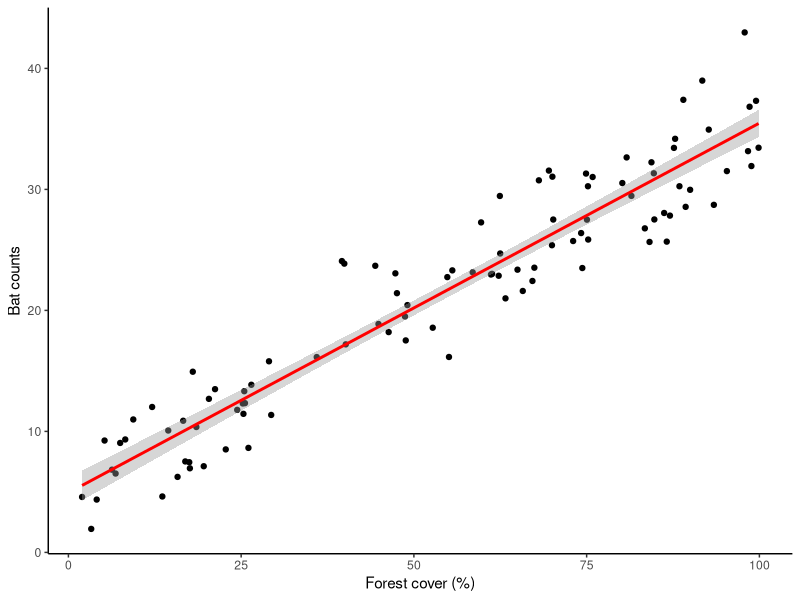
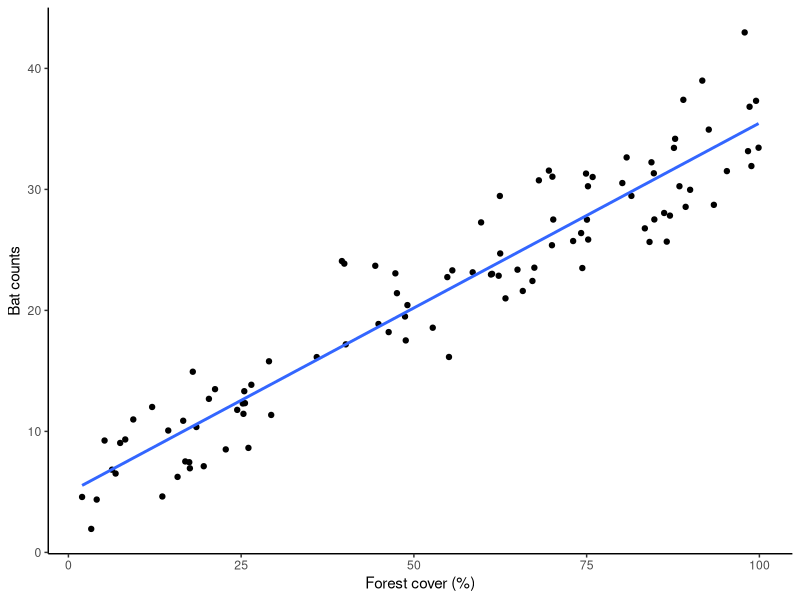
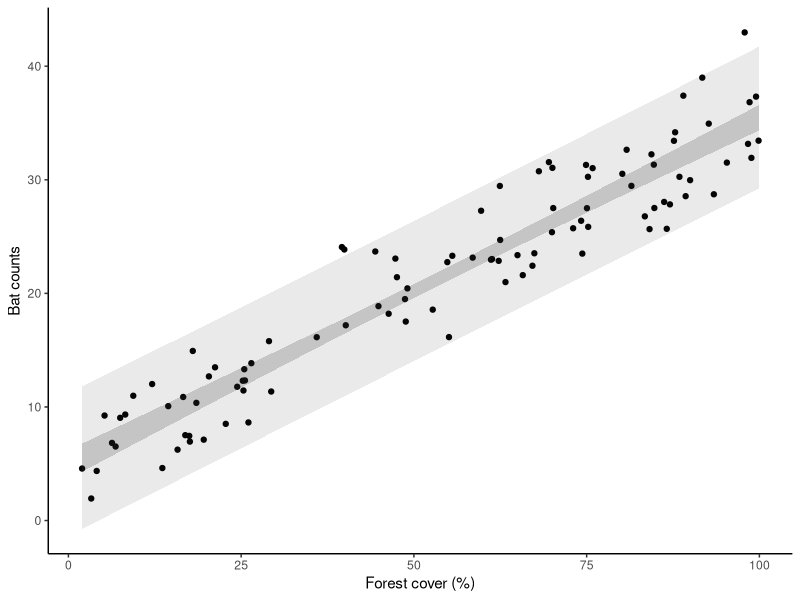

The R source for these figures, in order:
## ---- chunk 1
#Trick to get smaller R code size with out resorting to LaTeX text sizes
def.chunk.hook  <- knitr::knit_hooks$get("chunk")
knitr::knit_hooks$set(chunk = function(x, options) {
  x <- def.chunk.hook(x, options)
  ifelse(options$size != "normalsize", paste0("\n \\", options$size,"\n\n", x, "\n\n \\normalsize"), x)
})

knitr::opts_chunk$set(echo = FALSE, eval = TRUE, message=TRUE, warning=TRUE, size = 'footnotesize')
library(MASS) #glm.nb
library(tidyverse)
theme_set(theme_classic())
library(ggeffects)
library(ggpubr)
library(knitr)

#Generate data 
n <- 100
x <- runif(n,0,100)
yhat <- 5 + 0.3*x #Expected value
# y1 <- rpois(n,exp(yhat))  #Poisson process
y1 <- abs(rnorm(n,yhat,3)) #Normal process
d1 <- data.frame(x,yhat,y1) #Dataframe
# ggplot(d1,aes(x,y1))+geom_point()

## ---- chunk 2
ggplot(d1,aes(x,y1))+geom_point() + labs(x='Forest cover (%)',y='Bat counts') + 
  geom_smooth(method='lm',formula=y~x,col='red')
## ---- chunk 3
ggplot(d1,aes(x,y1))+geom_point() + labs(x='Forest cover (%)',y='Bat counts') + 
  geom_smooth(method='lm',se=FALSE,formula=y~x)
## ---- chunk 4
ggplot(d1,aes(x,y1))+geom_point() + labs(x='Forest cover (%)',y='Bat counts') + 
  geom_ribbon(data=data.frame(d1, predict(lm(y1~x,data=d1), interval = "confidence")),
              aes(x=x,ymax=upr,ymin=lwr),alpha=0.2)+
  geom_ribbon(data=data.frame(d1, predict(lm(y1~x,data=d1), interval = "prediction")),
              aes(x=x,ymax=upr,ymin=lwr),alpha=0.1)
